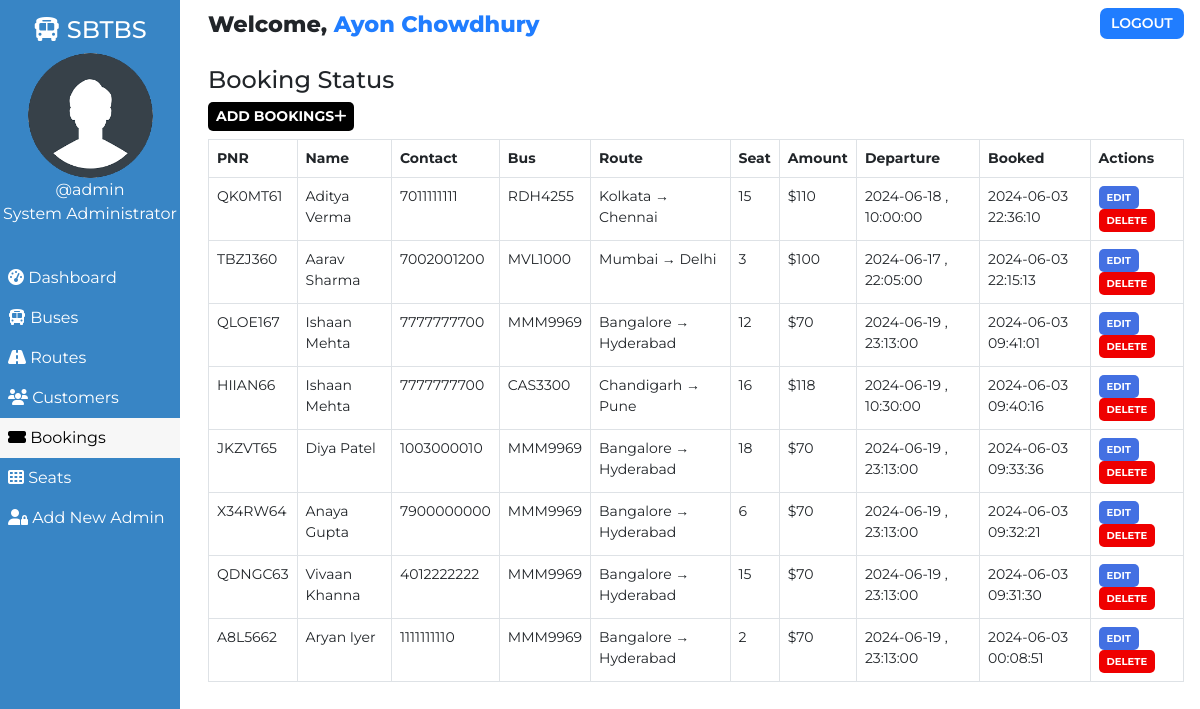
The page /admin/booking.php (signed in) on the database its author committed.
### tables this page shows
CREATE TABLE `users` (
  `user_id` int(11) NOT NULL,
  `user_fullname` varchar(100) NOT NULL,
  `user_name` varchar(30) NOT NULL,
  `user_password` varchar(255) NOT NULL,
  `user_created` datetime NOT NULL DEFAULT CURRENT_TIMESTAMP
);

CREATE TABLE `bookings` (
  `id` int(100) NOT NULL,
  `booking_id` varchar(255) NOT NULL,
  `customer_id` varchar(255) NOT NULL,
  `route_id` varchar(255) NOT NULL,
  `customer_route` varchar(200) NOT NULL,
  `booked_amount` int(100) NOT NULL,
  `booked_seat` varchar(100) NOT NULL,
  `booking_created` datetime NOT NULL DEFAULT CURRENT_TIMESTAMP
);

CREATE TABLE `customers` (
  `id` int(100) NOT NULL,
  `customer_id` varchar(255) NOT NULL,
  `customer_name` varchar(30) NOT NULL,
  `customer_phone` varchar(10) NOT NULL,
  `customer_created` datetime NOT NULL DEFAULT CURRENT_TIMESTAMP
);

CREATE TABLE `routes` (
  `id` int(100) NOT NULL,
  `route_id` varchar(255) NOT NULL,
  `bus_no` varchar(155) NOT NULL,
  `route_cities` varchar(255) NOT NULL,
  `route_dep_date` date NOT NULL,
  `route_dep_time` time NOT NULL,
  `route_step_cost` int(100) NOT NULL,
  `route_created` datetime NOT NULL DEFAULT CURRENT_TIMESTAMP
);

### assets/partials/_functions.php (called while the page is built, shortened)
<?php
    function get_from_table($conn, $table, $primaryKey, $pKeyValue, $toget)
    {
        $sql = "SELECT * FROM $table WHERE $primaryKey='$pKeyValue'";
        $result = mysqli_query($conn, $sql);
        $row = mysqli_fetch_assoc($result);
        if($row)
        {
            return $row["$toget"];
        }
        return false;
    }
?>

### admin/booking.php (the view, shortened to what this page needs)
<!DOCTYPE html>
<html lang="en">
<head>
    <link href="https://cdn.jsdelivr.net/npm/bootstrap@5.0.1/dist/css/bootstrap.min.css" rel="stylesheet">
    <?php
        $page="booking";
    ?>
</head>
<body>
    <?php require '../assets/partials/_admin-header.php';?>
        <?php
            $resultSql = "SELECT * FROM `bookings` ORDER BY booking_created DESC";
            $resultSqlResult = mysqli_query($conn, $resultSql);
            if(!mysqli_num_rows($resultSqlResult)){ ?>
                <div class="container mt-4">
                    <div id="noCustomers" class="alert alert-dark " role="alert">
                        <h1 class="alert-heading">No Bookings Found!!</h1>
                        <p class="fw-light">Be the first person to add one!</p>
                        <hr>
                        <div id="addCustomerAlert" class="alert alert-success" role="alert">
                                Click on <button id="add-button" class="button btn-sm"type="button"data-bs-toggle="modal" data-bs-target="#addModal">ADD <i class="fas fa-plus"></i></button> to add a booking!
                        </div>
                    </div>
                </div>
            <?php }
            else { ?>
            <section id="booking">
                <div id="head">
                    <h4>Booking Status</h4>
                </div>
                <div id="booking-results">
                    <div>
                        <button id="add-button" class="button btn-sm"type="button"data-bs-toggle="modal" data-bs-target="#addModal">Add Bookings<i class="fas fa-plus"></i></button>
                    </div>
                    <table class="table table-hover table-bordered">
                        <thead>
                            <th>PNR</th>
                            <th>Name</th>
                            <th>Contact</th>
                            <th>Bus</th>
                            <th>Route</th>
                            <th>Seat</th>
                            <th>Amount</th>
                            <th>Departure</th>
                            <th>Booked</th>
                            <th>Actions</th>
                        </thead>
                        <?php
                            while($row = mysqli_fetch_assoc($resultSqlResult))
                            {
                                $id = $row["id"];
                                $customer_id = $row["customer_id"];
                                $route_id = $row["route_id"];
                                $pnr = $row["booking_id"];
                                $customer_name = get_from_table($conn, "customers","customer_id", $customer_id, "customer_name");
                                $customer_phone = get_from_table($conn,"customers","customer_id", $customer_id, "customer_phone");
                                $bus_no = get_from_table($conn, "routes", "route_id", $route_id, "bus_no");
                                $route = $row["customer_route"];
                                $booked_seat = $row["booked_seat"];
                                $booked_amount = $row["booked_amount"];
                                $dep_date = get_from_table($conn, "routes", "route_id", $route_id, "route_dep_date");
                                $dep_time = get_from_table($conn, "routes", "route_id", $route_id, "route_dep_time");
                                $booked_timing = $row["booking_created"];
                        ?>
                        <tr>
                            <td>
                                <?php
                                    echo $pnr;
                                ?>
                            </td>
                            <td>
                                <?php
                                    echo $customer_name;
                                ?>
                            </td>
                            <td>
                                <?php
                                    echo $customer_phone;
                                ?>
                            </td>
                            <td>
                                <?php
                                    echo $bus_no;
                                ?>
                            </td>
                            <td>
                                <?php
                                    echo $route;
                                ?>
                            </td>
                            <td>
                                <?php
                                    echo $booked_seat;
                                ?>
                            </td>
                            <td>
                                <?php
                                    echo '$'.$booked_amount;
                                ?>
                            </td>
                            <td>
                                <?php
                                    echo $dep_date . " , ". $dep_time;
                                ?>
                            </td>
                            <td>
                                <?php
                                    echo $booked_timing;
                                ?>
                            </td>
                            <td>
                            <button class="button btn-sm edit-button" data-link="<?php echo $_SERVER['REQUEST_URI']; ?>" data-customerid="<?php
                                                echo $customer_id;?>" data-id="<?php
                                                echo $id;?>" data-name="<?php
                                                echo $customer_name;?>" data-phone="<?php
                                                echo $customer_phone;?>" >Edit</button>
                                <button class="button delete-button btn-sm" data-bs-toggle="modal" data-bs-target="#deleteModal"
                                data-id="<?php
                                                echo $id;?>" data-bookedseat="<?php
                                                echo $booked_seat;
                                            ?>" data-routeid="<?php
                                            echo $route_id;
                                        ?>"> Delete</button>
                            </td>
                        </tr>
                        <?php
                        }
                    ?>
                    </table>
                </div>
            </section>
            <?php } ?>
        </div>
    </main>
</body>
</html>

### assets/partials/_admin-header.php
<?php
    require '_functions.php';
    $conn = db_connect();
    $user_id = $_SESSION['user_id'];
    $sql = "SELECT * FROM users WHERE user_id = $user_id";
    $result = mysqli_query($conn, $sql);
    if($row = mysqli_fetch_assoc($result))
    {
        $user_fullname = $row["user_fullname"];
        $user_name = $row["user_name"];
    }
?>
    <main id="container">
        <div id="sidebar">
            <h4><i class="fas fa-bus"></i> SBTBS</h4>
            <div>
                <img class="adminDp" src="../assets/img/userav-min.png" height="125px" alt="Admin Profile Pic">
                <p>
                    <?php  echo '@'.$user_name;  ?>
                </p>
                <p>System Administrator</p>
            </div>
            <ul id="options">
                <li class="option <?php if($page=='dashboard'){ echo 'active';}?>">
                    <a href="./dashboard.php">
                    <i class="fas fa-tachometer-alt"></i> Dashboard
                    </a>
                </li>
                <li class="option <?php if($page=='bus'){ echo 'active';}?>">
                    <a href="./bus.php">
                    <i class="fas fa-bus"></i> Buses
                    </a>
                </li>
                <li class="option <?php if($page=='route'){ echo 'active';}?>">
                    <a href="./route.php">
                    <i class="fas fa-road"></i> Routes
                    </a>
                </li>
                <li class="option <?php if($page=='customer'){ echo 'active';}?>">
                    <a href="./customer.php">
                    <i class="fas fa-users"></i> Customers
                    </a>
                </li>
                <li class="option <?php if($page=='booking'){ echo 'active';}?>">
                    <a href="./booking.php">
                    <i class="fas fa-ticket-alt"></i> Bookings
                    </a>
                </li>
                <li class="option <?php if($page=='seat'){ echo 'active';}?>">
                    <a href="./seat.php">
                    <i class="fas fa-th"></i> Seats
                    </a>
                </li>
                <li class="option <?php if($page=='signup'){ echo 'active';}?>">
                    <a href="./signup.php">
                    <i class="fas fa-user-lock"></i> Add New Admin
                    </a>
                </li>
            </ul>
        </div>
        <div id="main-content">
            <section id="welcome">
                <ul>
                    <li class="welcome-item">Welcome,
                        <span id="USER">
                            <?php
                                echo $user_fullname;
                            ?>
                        </span>
                    </li>
                    <li class="welcome-item">
                        <button id="logout" class="btn-sm">
                            <a href="../assets/partials/_logout.php">LOGOUT</a>
                        </button>
                    </li>
                </ul>
            </section>

### assets/styles/admin.php (style rules this page uses)
body { margin: 0; box-sizing: border-box; font-family: 'Montserrat', sans-serif; background-color: white; }
html { scroll-behavior: smooth; }
*, *::after, *::before { box-sizing: inherit; }
#USER { color: #207DFF; }
.adminDp { border-radius: 50%; }
#welcome { background-color: white; }
#welcome ul { display: flex; justify-content: space-between; list-style-type: none; padding: 0; margin: 0; }
#welcome li { margin: 0 1rem; padding: 0.5rem 0; }
#welcome li:first-child { font-weight: 800; font-size: 1.4rem; }
#logout { padding: 0.3rem 0.7rem; background-color: #207DFF; font-weight: 600; outline: none; border: none; border-radius: 7px; }
#logout a { color: white; text-decoration: none; }
@media only screen and (min-width:1000px) { #sidebar { text-align: center; background-color: #3885c5; color: white; width: 15%; position: fixed; top: 0%; padding-top: 1rem; z-index: 2; height: 100vh; } }
@media only screen and (min-width:1000px) { #sidebar p { margin: 0; } }
@media only screen and (min-width:1000px) { #sidebar ul { margin-top: 2rem; } }
@media only screen and (min-width:1000px) { #options { list-style-type: none; text-align: left; padding-left: 0; } }
@media only screen and (min-width:1000px) { .option a { display: block; padding: 0.5rem; text-decoration: none; color: inherit; } }
@media only screen and (min-width:1000px) { .active { background-color:#f7f7f7; color:black; } }
@media only screen and (min-width:1000px) { #main-content { margin-left: 16%; } }

### assets/styles/admin-options.php (style rules this page uses)
* { font-family: Montserrat; }
#booking #head, #customer #head, #route #head, #seat #head, #bus #head { padding-top: 1rem; }
#booking, #customer, #route, #bus, #seat { padding: 0 1rem; }
#booking-results > div, #customer-results > div, #route-results > div, #bus-results > div { margin-bottom: 0.5rem; }
#booking-results button, #customer-results button, #route button, #bus-results button { border-radius: 5px; }
.button { border: none; font-weight: bold; text-transform: uppercase; }
#add-button { background-color: black; color: white; }
table { font-size: 14px; }
table th,td { padding-left: 0.3rem; }
table button { color: white; }
.edit-button { background-color: #4370E2; }
.delete-button { background-color: #EF0000; }
.edit-button, .delete-button { font-size: 10px }

### rows shown on the page
users: user_name "admin", user_fullname "Ayon Chowdhury"
bookings: booking "QK0MT61", customer.customer_name "Aditya Verma", customer.customer_phone "7011111111", route.bus_no "RDH4255", customer_route "Kolkata → Chennai", booked_seat "15", booked_amount "110", route.route_dep_date "2024-06-18", route.route_dep_time "10:00:00", booking_created "2024-06-03 22:36:10"
bookings: booking "TBZJ360", customer.customer_name "Aarav Sharma", customer.customer_phone "7002001200", route.bus_no "MVL1000", customer_route "Mumbai → Delhi", booked_seat "3", booked_amount "100", route.route_dep_date "2024-06-17", route.route_dep_time "22:05:00", booking_created "2024-06-03 22:15:13"
bookings: booking "QLOE167", customer.customer_name "Ishaan Mehta", customer.customer_phone "7777777700", route.bus_no "MMM9969", customer_route "Bangalore → Hyderabad", booked_seat "12", booked_amount "70", route.route_dep_date "2024-06-19", route.route_dep_time "23:13:00", booking_created "2024-06-03 09:41:01"
bookings: booking "HIIAN66", customer.customer_name "Ishaan Mehta", customer.customer_phone "7777777700", route.bus_no "CAS3300", customer_route "Chandigarh → Pune", booked_seat "16", booked_amount "118", route.route_dep_date "2024-06-19", route.route_dep_time "10:30:00", booking_created "2024-06-03 09:40:16"
bookings: booking "JKZVT65", customer.customer_name "Diya Patel", customer.customer_phone "1003000010", route.bus_no "MMM9969", customer_route "Bangalore → Hyderabad", booked_seat "18", booked_amount "70", route.route_dep_date "2024-06-19", route.route_dep_time "23:13:00", booking_created "2024-06-03 09:33:36"
bookings: booking "X34RW64", customer.customer_name "Anaya Gupta", customer.customer_phone "7900000000", route.bus_no "MMM9969", customer_route "Bangalore → Hyderabad", booked_seat "6", booked_amount "70", route.route_dep_date "2024-06-19", route.route_dep_time "23:13:00", booking_created "2024-06-03 09:32:21"
bookings: booking "QDNGC63", customer.customer_name "Vivaan Khanna", customer.customer_phone "4012222222", route.bus_no "MMM9969", customer_route "Bangalore → Hyderabad", booked_seat "15", booked_amount "70", route.route_dep_date "2024-06-19", route.route_dep_time "23:13:00", booking_created "2024-06-03 09:31:30"
bookings: booking "A8L5662", customer.customer_name "Aryan Iyer", customer.customer_phone "1111111110", route.bus_no "MMM9969", customer_route "Bangalore → Hyderabad", booked_seat "2", booked_amount "70", route.route_dep_date "2024-06-19", route.route_dep_time "23:13:00", booking_created "2024-06-03 00:08:51"
